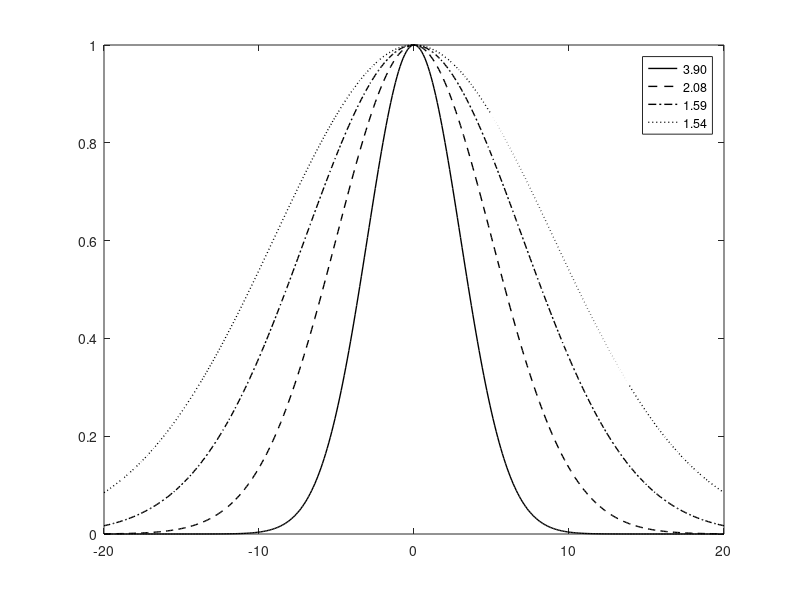

Write MATLAB code to recreate this figure.
x=-20:0.1:20;
y1=gaussmf(x,[3 0]);
y2 =gaussmf(x,[5 0]);
y3 =gaussmf(x,[7 0]);
y4 =gaussmf(x,[9 0]);



plot(x,y1,'k-','linewidth', 1)
hold on
plot(x, y2,'k--','linewidth', 1);
hold on
plot(x, y3,'k-.','linewidth', 1);
hold on
plot(x, y4,'k:','linewidth', 1);
legend('3.90','2.08','1.59','1.54');
k1 = kurtosis(y1,0);
k2 = kurtosis(y2,0);
k3 = kurtosis(y3,0);
k4 = kurtosis(y4,0);